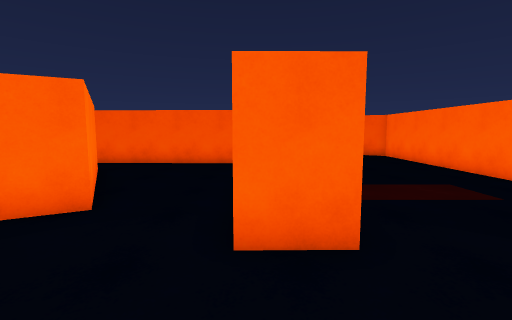
[1] (above)

24 first-person views from a walk through a 3-D level made in the Unity game engine. The camera is 1.5 m above the floor, tilts 6° down and sees 85° across. The floor is counted in squares, 1 m on a side. Each view is taken from the middle of a square. On the plan, view 1 faces up. The plan holds only what a view shows up to about 14 squares ahead; the rest is blank. The place goes on beyond the plan. The player character is not drawn.

[2]
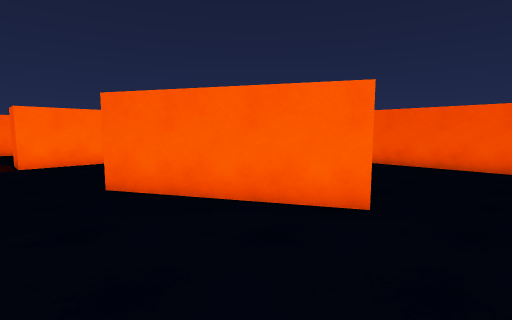

[3]
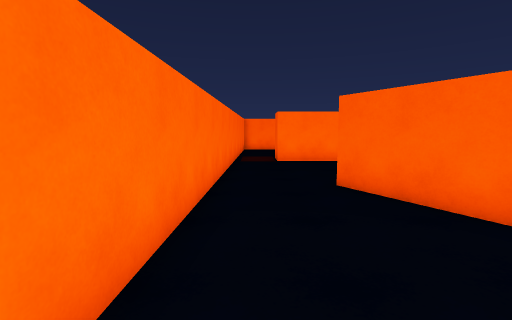

[4]
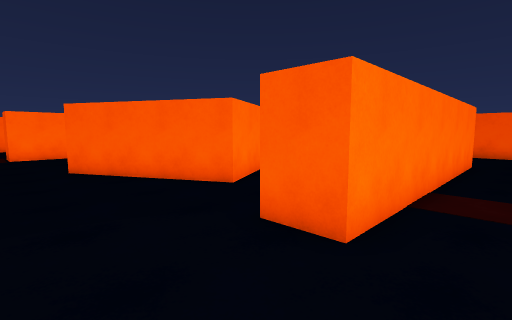

[5]
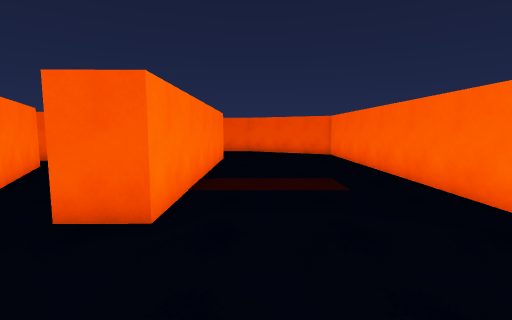

[6]
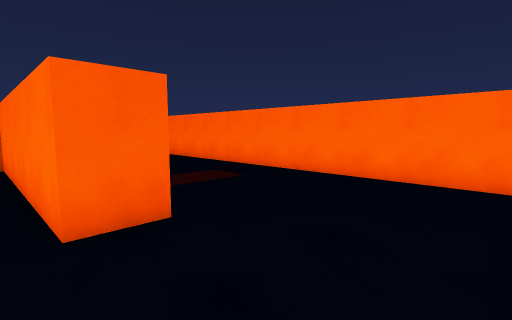

[7]
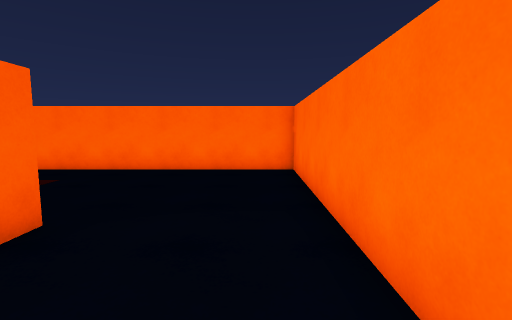

[8]
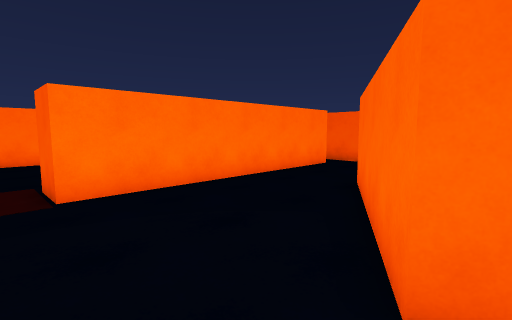

[9]
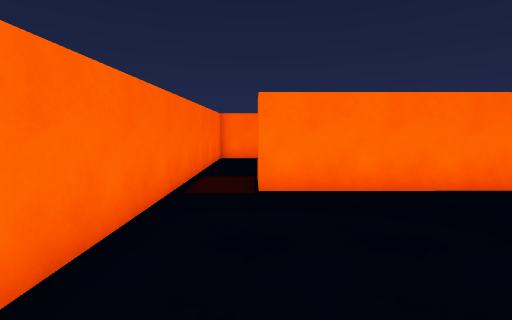

[10]
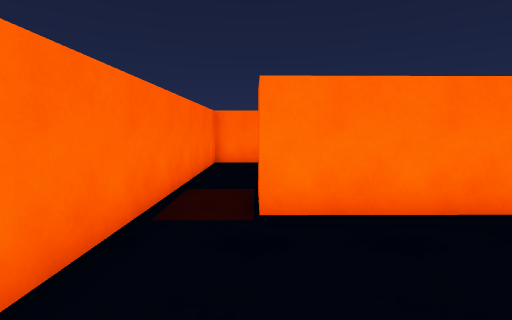

[11]
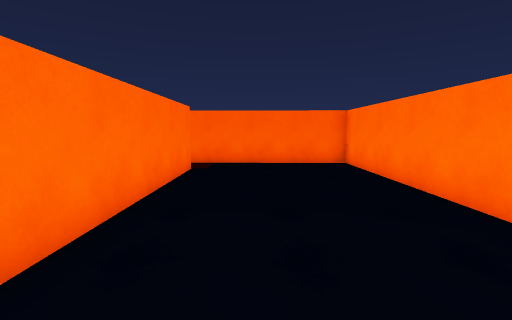

[12]
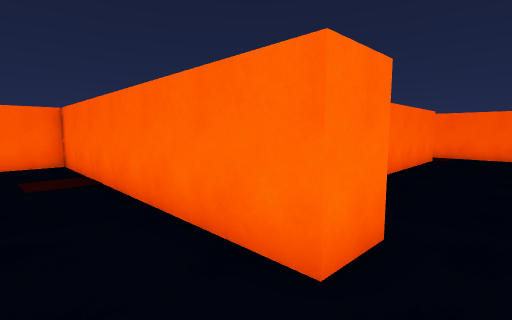

[13]
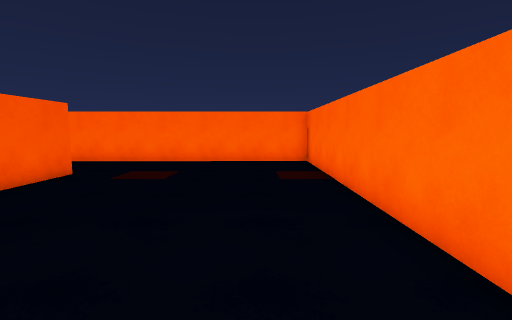

[14]
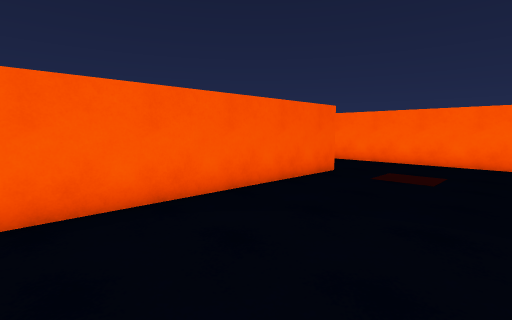

[15]
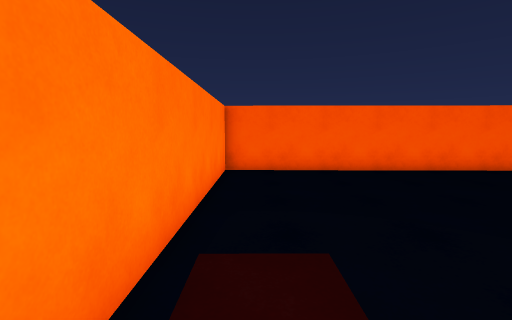

[16]
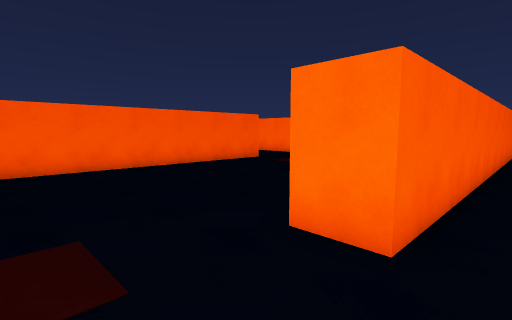

[17]
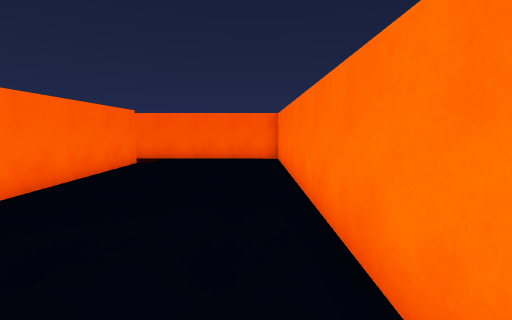

[18]
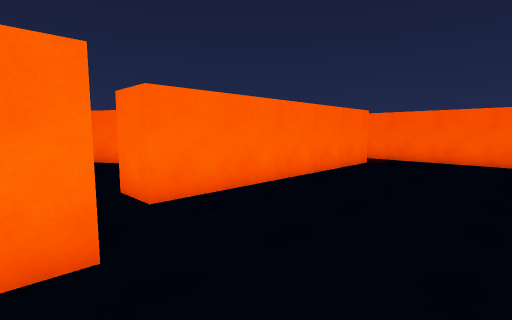

[19]
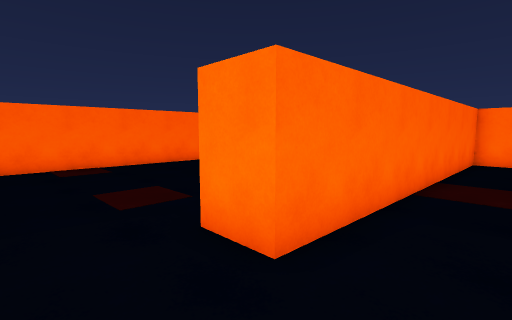

[20]
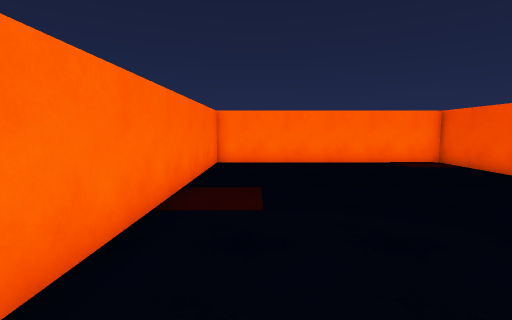

[21]
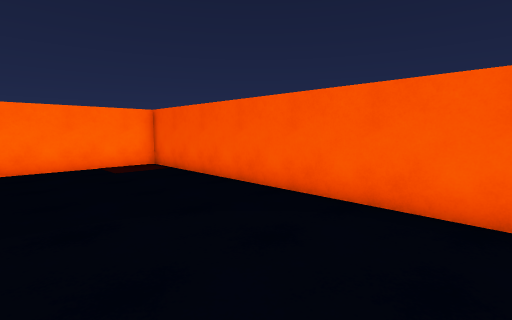

[22]
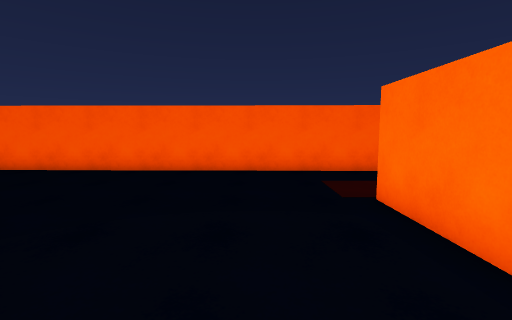

[23]
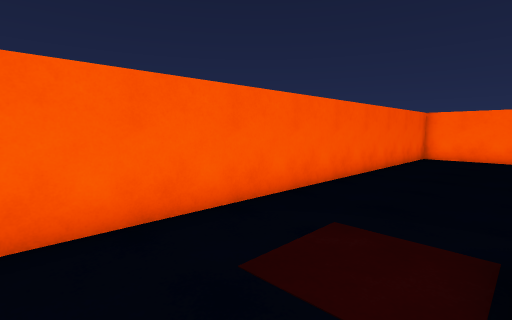

[24]
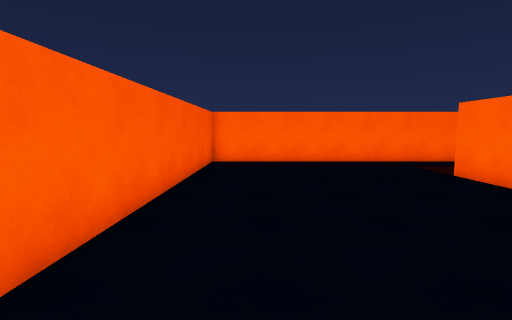

### Floor plan
Points are (right, up) in squares from view 1. A wall is a line through its corners. A room is listed if a view was taken in it or the views show most of it. See-through windows are left out.
Room 1 (views 1, 2, 3, 4, 5, 6, 7, 8, 9, 10)
walls: (-6.1, 10.7) (-3.1, 5.2) (-8.6, 2.2) (-11.6, 7.7); (-8.6, 9.4) (-7.2, 10.1); (1.2, 14.5) (1.3, 3.4) (-0.3, 3.4) (-0.4, 12.8) (-14.4, 13); (-14.9, 11.6) (-14.8, 1.1); (-14.5, -1.1) (7.7, -1.5) (7.7, 14.1)
Room 2 (views 11, 12, 13, 14, 15, 16, 17, 18, 19, 20, 21, 22, 23, 24)
walls: (-6.3, 27.8) (-6.4, 31); (-6.2, 14.4) (-6.3, 26.1); (-14.4, 13) (-18.6, 13.1) (-18.6, 14.7) (-6, 14.5); (1.1, 26.3) (3.4, 26.3); (7.7, 23.1) (7.7, 35.1) (-23.2, 35.7) (-23.2, 25.2) (-10.4, 24.9) (-10.4, 23.4) (-23.2, 23.6) (-23.2, -0.9) (-14.5, -1.1); (-16.4, 1.6) (-16.5, 11.6) (-14.9, 11.6); (-14.8, 1.1) (-15.4, 1.1)
objects: other object (-16, 1); other object (-16, 25)

Where each view was taken, in squares from view 1:
view 1: 0 up, 0 right, facing up
view 2: 0 up, 1 left, facing up-left
view 3: 0 up, 1 left, facing left
view 4: 0 up, 3 right, facing up-left
view 5: 1 down, 3 right, facing up
view 6: 1 down, 1 left, facing up-right
view 7: 0 up, 3 left, facing right
view 8: 0 up, 8 left, facing up-left
view 9: 1 up, 8 left, facing left
view 10: 1 up, 10 left, facing left
view 11: 12 up, 19 left, facing down
view 12: 17 up, 20 left, facing down-right
view 13: 17 up, 20 left, facing right
view 14: 18 up, 20 left, facing up-right
view 15: 13 up, 22 left, facing up
view 16: 12 up, 22 left, facing up-right
view 17: 14 up, 22 left, facing down
view 18: 14 up, 22 left, facing down-right
view 19: 27 up, 8 left, facing down-left
view 20: 27 up, 10 left, facing left
view 21: 30 up, 11 left, facing up-left
view 22: 25 up, 9 left, facing up
view 23: 31 up, 9 left, facing up-right
view 24: 33 up, 6 left, facing right
